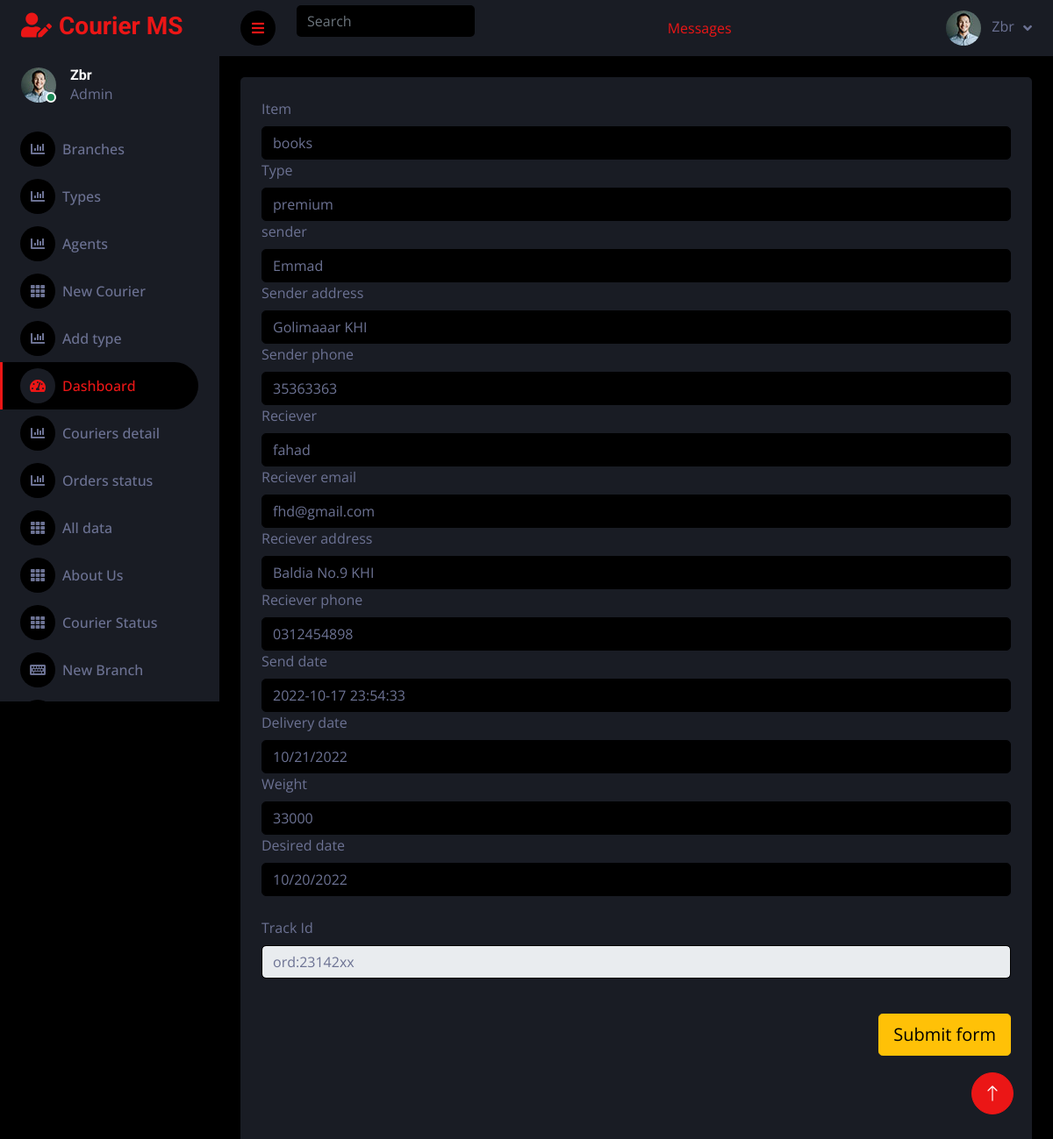
/Admin/editcourier.php?id=ord:23142xx (signed in), run on the app's committed database.
### tables this page shows
CREATE TABLE `courier` (
  `Id` varchar(255) NOT NULL,
  `Item` varchar(255) NOT NULL,
  `Type` int(11) NOT NULL,
  `Sender` varchar(50) NOT NULL,
  `SenderAddress` varchar(255) NOT NULL,
  `SenderPhone` int(30) NOT NULL,
  `Reciever` varchar(50) NOT NULL,
  `RecieverEmail` varchar(30) NOT NULL,
  `RecieverAddress` varchar(255) NOT NULL,
  `RecieverPhone` varchar(50) NOT NULL,
  `SendDate` varchar(20) NOT NULL DEFAULT current_timestamp(),
  `DeliveryDate` varchar(50) NOT NULL,
  `Amount` int(11) NOT NULL,
  `desiredDate` varchar(20) NOT NULL DEFAULT 'No'
);

CREATE TABLE `couriertype` (
  `Id` int(11) NOT NULL,
  `Type` varchar(30) NOT NULL,
  `Discription` varchar(255) NOT NULL,
  `Amount` int(11) NOT NULL
);

### Admin/editcourier.php (the view, shortened to what this page needs)
<body>
<?php
    require_once("header.php");
    $id = $_GET["id"];
    $query = "select * from courier where id = '$id'";
      $run = mysqli_query($cnct,$query);
      $check = mysqli_num_rows($run);
      if($check > 0){
        $arr = mysqli_fetch_array($run);
      }
?>
<div class="container-fluid pt-4 px-4">
<div class="row g-4">
    <div class="col-md-12">
        <div class="bg-secondary rounded h-100 p-4">
<form action="" method="post">
                <label class="form-label" for="form3Example1m">Item</label>
                      <input type="text" id="form3Example1m" class="form-control " value="<?php echo $arr[1];  ?>" name="item" required/>
                      <label class="form-label" for="form3Example1m">Type</label>
                      <?php
                      $query = "select * from couriertype where Id = $arr[2]";
                      $run = mysqli_query($cnct,$query);
                      $check = mysqli_num_rows($run);
                      if($check > 0){
                        $x = mysqli_fetch_array($run)?>
                       <input type="text" value="<?php echo $x[1]; ?>" class="form-control " name="type">
                       <?php }
                      ?>
                  <label class="form-label" for="form3Example8">sender</label>
                  <input type="text" id="form3Example8" class="form-control" value="<?php echo $arr[3];  ?>" name="sender" required/>
                  <label class="form-label" for="form3Example8">Sender address</label>
                  <input type="text" id="form3Example8" class="form-control" value="<?php echo $arr[4];  ?>" name="Saddress" required/>
                      <label class="form-label" for="form3Example1n">Sender phone</label>
                      <input type="text" id="form3Example1n" class="form-control" value="<?php echo $arr[5];  ?>" name="Sphone" required/>
                      <label class="form-label" for="form3Example1n">Reciever</label>
                      <input type="text" id="form3Example1n" class="form-control" value="<?php echo $arr[6];  ?>" name="reciever" required/>
                      <label class="form-label" for="form3Example1n">Reciever email</label>
                      <input type="email" id="form3Example1n" class="form-control" value="<?php echo $arr[7];  ?>" name="email" required/>
                  <label class="form-label" for="form3Example8">Reciever address</label>
                  <input type="text" id="form3Example8" class="form-control" value="<?php echo $arr[8];  ?>" name="address" required/>
                      <label class="form-label" for="form3Example1n">Reciever phone</label>
                      <input type="text" id="form3Example1n" class="form-control" value="<?php echo $arr[9];  ?>" name="phone" required/>
                  <label class="form-label" for="form3Example1m">Send date</label>
                      <input type="text" id="form3Example1n" class="form-control" value="<?php echo $arr[10];  ?>" name="send" required/>
                  <label class="form-label" for="form3Example1m">Delivery date</label>
                      <input type="date" id="form3Example1m" class="form-control " value="<?php echo $arr[11];  ?>"  name="delivery" required/>
                  <label class="form-label" for="form3Example1m">Weight</label>
                      <input type="text" id="form3Example1m" class="form-control " value="<?php echo $arr[12];  ?>" name="weight" required/>
                  <label class="form-label" for="form3Example8">Desired date</label>
                  <input type="date" id="form3Example8" class="form-control" value="<?php echo $arr[13];  ?>" name="desired" required/>
                  <br>
                <label class="form-label" for="form3Example8">Track Id</label>
                  <input type="text" id="form3Example8" class="form-control" value="<?php echo $arr[0];  ?>" readonly/>
                  <br>
                <div class="d-flex justify-content-end pt-3">
                  <button type="submit" class="btn btn-warning btn-lg ms-2" name="btn">Submit form</button>
                </div>
                <br>
                <br>
                <br>
</form>
                </div>
                <?php
                    require_once("footer.php");
                ?>
</body>
</html>

### assets/css/style.css (style rules this page uses)
:root { --primary: #EB1616; --secondary: #191C24; --light: #6C7293; --dark: #000000; }
.btn { transition: .5s; }

### data on the page
courier: item "books", sender "Emmad", Saddress "Golimaaar KHI", Sphone "35363363", reciever "fahad", email "fhd@gmail.com", address "Baldia No.9 KHI", phone "0312454898", send "2022-10-17 23:54:33", delivery "10/21/2022", weight "33000", desired "10/20/2022", Id "ord:23142xx"
couriertype: type "premium"

### other printed values
$_SESSION["Name"] "Zbr"
$_SESSION["role"] "Admin"
